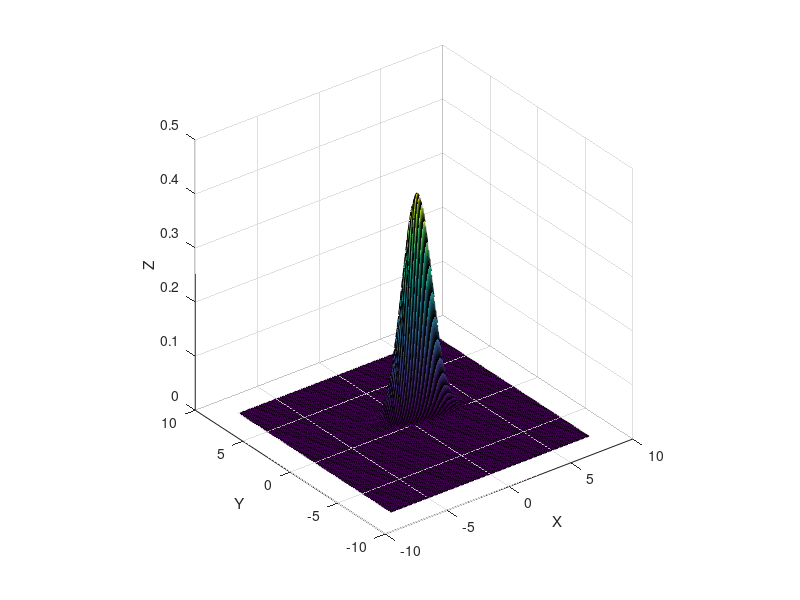

This figure's MATLAB source: (Note: this script raises an error after producing the figure.)
clc
clear all
close all

min_ = -8;
max_ = -min_;

f = figure;
xlabel('X')
ylabel('Y')
zlabel('Z')
grid on
pbaspect([1 1 1])   
ax.XLim = [min_, max_];
ax.YLim = [min_, max_];


view(3)

gran = .1;
mu_endeff_l = [1,1];
Sigma_endeff_l = [ 1.13605, -.13287; ...
                   -.13287, .14913 ];

X = min_:gran:max_;
Y = min_:gran:max_;
[X1_endeff_l,X2_endeff_l] = meshgrid(X,Y);

Z = mvnpdf([X1_endeff_l(:) X2_endeff_l(:)], mu_endeff_l, Sigma_endeff_l);
Z = reshape(Z,length(Y),length(X));

hold on
surf(X,Y,Z);


fitresult = fmgaussfit(X,Y,Z);

mu=fitresult(5:6) 
angle=fitresult(2)%in deg 
sigma= fitresult(3:4) 
hg=fitresult(1) % amplitude ; 